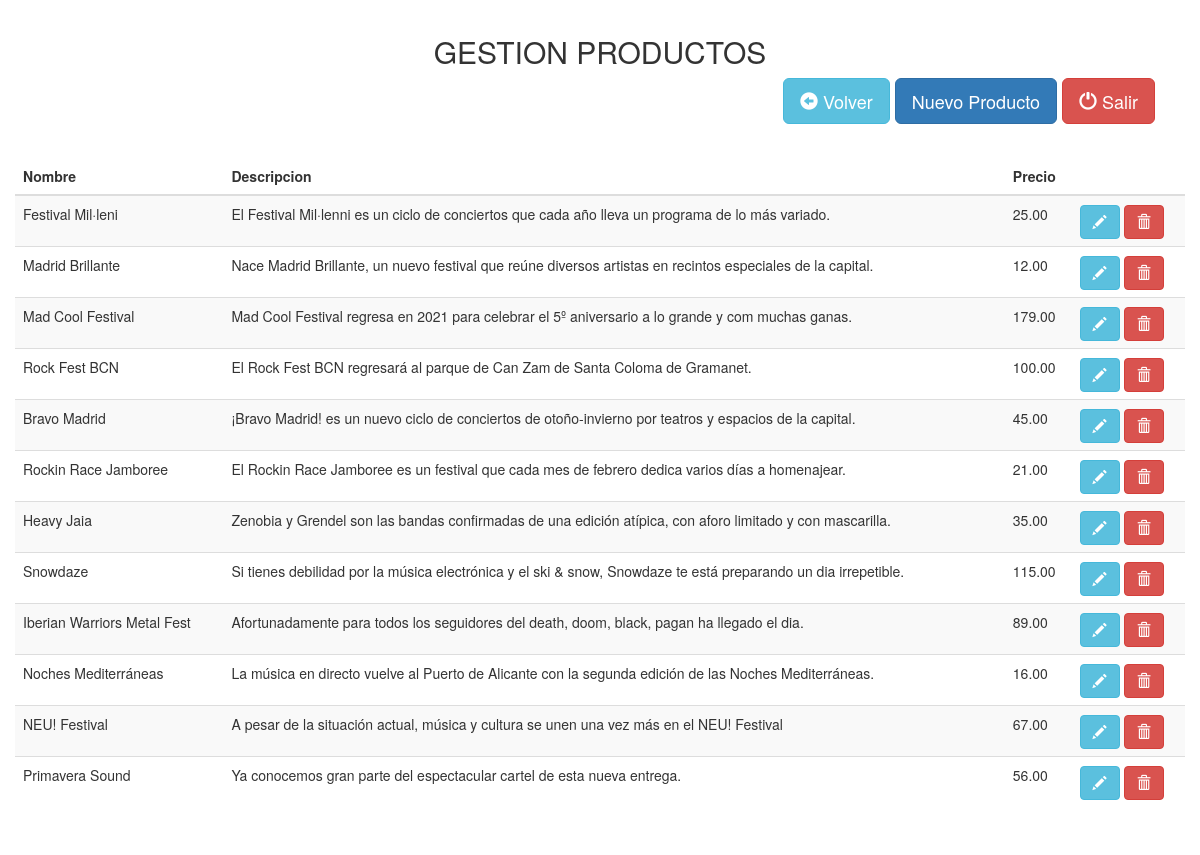
The page /acion_admin.php on the database its author committed.
### tables this page shows
CREATE TABLE `mis_productos` (
  `id` int(11) NOT NULL,
  `nombre` varchar(200) NOT NULL,
  `descripcion` text NOT NULL,
  `precio` float(10,2) NOT NULL
);

### acion_admin.php (the view, shortened to what this page needs)
<?php
include 'Configuracion.php';
?>
<!DOCTYPE html>
<html lang="es">
<head>
    <link rel="stylesheet" href="http://maxcdn.bootstrapcdn.com/bootstrap/3.3.7/css/bootstrap.min.css">
</head>
</head>
<body>
<div class="container">
<div class="panel-body">
    <h2 style="text-align:center">GESTION PRODUCTOS</h2>
        <a href="#" data-href="login.html" class="btn btn-danger btn-lg boton" data-toggle="modal" data-target="#salir"><i class="glyphicon glyphicon-off"></i> Salir</a>
		<a href="nuevo_producto.php" class=" btn btn-primary btn-lg boton12">Nuevo Producto</a>
		<a href="menu_admin.html" class="btn btn-info btn-lg boton12"><i class="glyphicon glyphicon-circle-arrow-left"></i> Volver</a>
    <div id="products" class="row list-group">
    <br><br><br><br>
    <div class="row table-responsive">
				<table class="table table-striped">
					<thead>
						<tr>
							<th>Nombre</th>
							<th>Descripcion</th>
							<th>Precio</th>
							<th></th>
						</tr>
					</thead>
        <?php
        $query = $db->query("SELECT * FROM mis_productos ORDER BY id");
        if($query->num_rows > 0){
            while($row = $query->fetch_assoc()){
        ?>
                <tr>
                    <td><?php echo $row['nombre']; ?></td>
                    <td><?php echo $row['descripcion']; ?></td>
                    <td><?php echo $row['precio']; ?></td>
                    <td>
                        <a href="modificar_producto.php?id=<?php echo $row['id']; ?>"><span class="btn btn-info glyphicon glyphicon-pencil"></span></a>
                        <a href="#" data-href="eliminar_producto.php?id=<?php echo $row['id']; ?>" data-toggle="modal" data-target="#confirm-delete"><span class="btn btn-danger glyphicon glyphicon-trash"></span></a>
                    </td>
                </div>
            </div>
        </div>
        <?php } }else{ ?>
        <p>Sin productos</p>
        <?php } ?>
</body>
</html>

### acion_admin.php (style rules this page uses)
.boton { float: right; }
.boton12 { float: right; margin-right: 5px }

### rows shown on the page
mis_productos: nombre "Festival Mil·leni", descripcion "El Festival Mil·lenni es un ciclo de conciertos que cada año lleva un programa de lo más variado.", precio "25.00"
mis_productos: nombre "Madrid Brillante", descripcion "Nace Madrid Brillante, un nuevo festival que reúne diversos artistas en recintos especiales de la capital.", precio "12.00"
mis_productos: nombre "Mad Cool Festival", descripcion "Mad Cool Festival regresa en 2021 para celebrar el 5º aniversario a lo grande y com muchas ganas.", precio "179.00"
mis_productos: nombre "Rock Fest BCN", descripcion "El Rock Fest BCN regresará al parque de Can Zam de Santa Coloma de Gramanet.", precio "100.00"
mis_productos: nombre "Bravo Madrid", descripcion "¡Bravo Madrid! es un nuevo ciclo de conciertos de otoño-invierno por teatros y espacios de la capital.", precio "45.00"
mis_productos: nombre "Rockin Race Jamboree", descripcion "El Rockin Race Jamboree es un festival que cada mes de febrero dedica varios días a homenajear.", precio "21.00"
mis_productos: nombre "Heavy Jaia", descripcion "Zenobia y Grendel son las bandas confirmadas de una edición atípica, con aforo limitado y con mascarilla.", precio "35.00"
mis_productos: nombre "Snowdaze", descripcion "Si tienes debilidad por la música electrónica y el ski & snow, Snowdaze te está preparando un dia irrepetible.", precio "115.00"
mis_productos: nombre "Iberian Warriors Metal Fest", descripcion "Afortunadamente para todos los seguidores del death, doom, black, pagan ha llegado el dia.", precio "89.00"
mis_productos: nombre "Noches Mediterráneas", descripcion "La música en directo vuelve al Puerto de Alicante con la segunda edición de las Noches Mediterráneas.", precio "16.00"
mis_productos: nombre "NEU! Festival", descripcion "A pesar de la situación actual, música y cultura se unen una vez más en el NEU! Festival", precio "67.00"
mis_productos: nombre "Primavera Sound", descripcion "Ya conocemos gran parte del espectacular cartel de esta nueva entrega.", precio "56.00"
